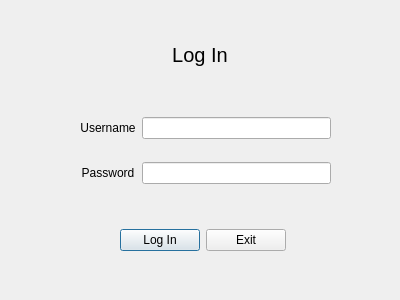
<?xml version="1.0" encoding="UTF-8"?>
<ui version="4.0">
 <class>CtmLgnWindow</class>
 <widget class="QDialog" name="CtmLgnWindow">
  <property name="geometry">
   <rect>
    <x>0</x>
    <y>0</y>
    <width>400</width>
    <height>300</height>
   </rect>
  </property>
  <property name="windowTitle">
   <string>Dialog</string>
  </property>
  <widget class="QLabel" name="label_top">
   <property name="geometry">
    <rect>
     <x>100</x>
     <y>30</y>
     <width>200</width>
     <height>50</height>
    </rect>
   </property>
   <property name="font">
    <font>
     <pointsize>15</pointsize>
    </font>
   </property>
   <property name="text">
    <string>Log In</string>
   </property>
   <property name="alignment">
    <set>Qt::AlignCenter</set>
   </property>
  </widget>
  <widget class="QWidget" name="gridLayoutWidget">
   <property name="geometry">
    <rect>
     <x>80</x>
     <y>100</y>
     <width>251</width>
     <height>101</height>
    </rect>
   </property>
   <layout class="QGridLayout" name="gridLayout">
    <item row="0" column="0">
     <widget class="QLabel" name="UsernameLabel">
      <property name="text">
       <string>Username</string>
      </property>
      <property name="alignment">
       <set>Qt::AlignCenter</set>
      </property>
     </widget>
    </item>
    <item row="1" column="0">
     <widget class="QLabel" name="PasswordLabel">
      <property name="text">
       <string>Password</string>
      </property>
      <property name="alignment">
       <set>Qt::AlignCenter</set>
      </property>
     </widget>
    </item>
    <item row="0" column="1">
     <widget class="QLineEdit" name="UsernameLineEdit"/>
    </item>
    <item row="1" column="1">
     <widget class="QLineEdit" name="PasswordLineEdit">
      <property name="echoMode">
       <enum>QLineEdit::Password</enum>
      </property>
     </widget>
    </item>
   </layout>
  </widget>
  <widget class="QWidget" name="horizontalLayoutWidget">
   <property name="geometry">
    <rect>
     <x>2</x>
     <y>200</y>
     <width>401</width>
     <height>80</height>
    </rect>
   </property>
   <layout class="QHBoxLayout" name="horizontalLayout">
    <item>
     <spacer name="horizontalSpacer">
      <property name="orientation">
       <enum>Qt::Horizontal</enum>
      </property>
      <property name="sizeHint" stdset="0">
       <size>
        <width>40</width>
        <height>20</height>
       </size>
      </property>
     </spacer>
    </item>
    <item>
     <widget class="QPushButton" name="LoginBtn">
      <property name="text">
       <string>Log In</string>
      </property>
     </widget>
    </item>
    <item>
     <widget class="QPushButton" name="ExitBtn">
      <property name="text">
       <string>Exit</string>
      </property>
     </widget>
    </item>
    <item>
     <spacer name="horizontalSpacer_2">
      <property name="orientation">
       <enum>Qt::Horizontal</enum>
      </property>
      <property name="sizeHint" stdset="0">
       <size>
        <width>40</width>
        <height>20</height>
       </size>
      </property>
     </spacer>
    </item>
   </layout>
  </widget>
 </widget>
 <resources/>
 <connections/>
</ui>
